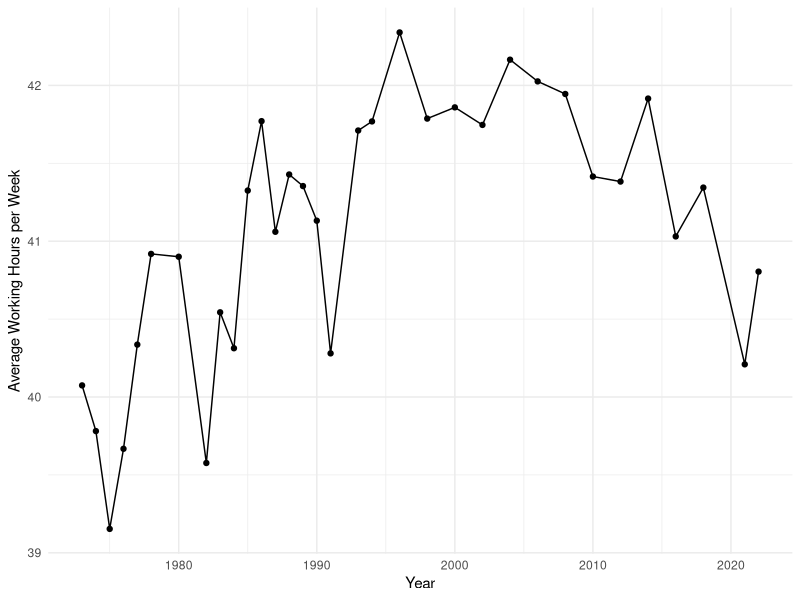
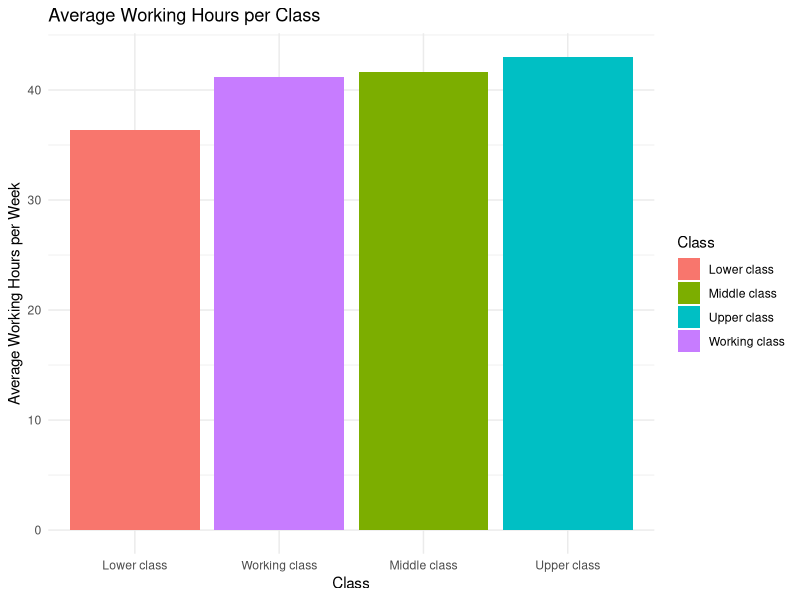
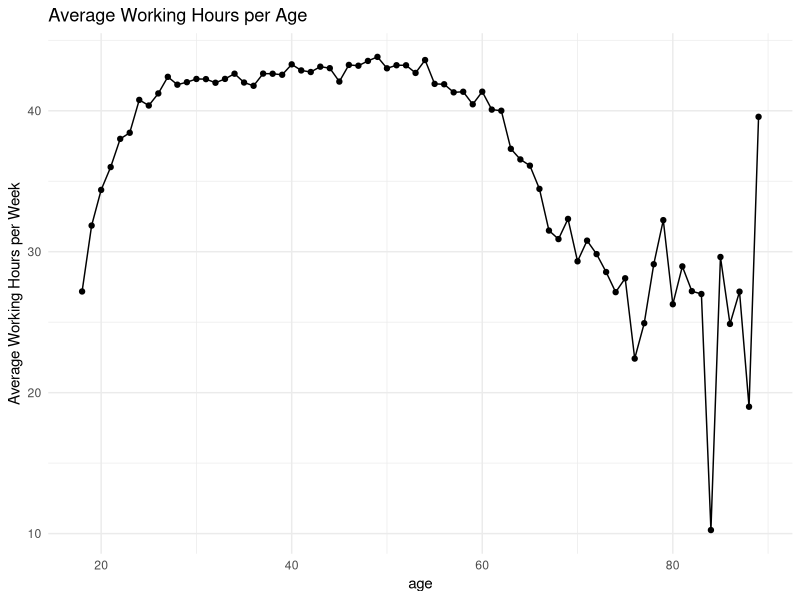
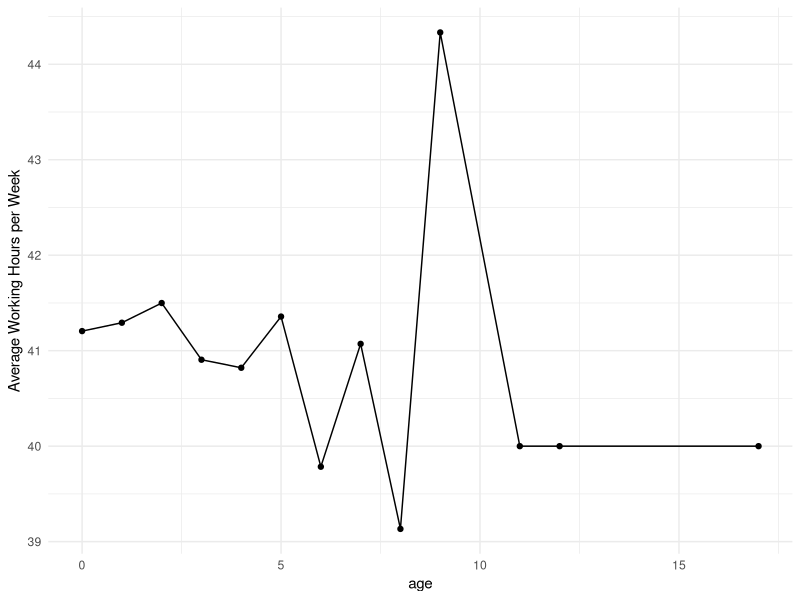
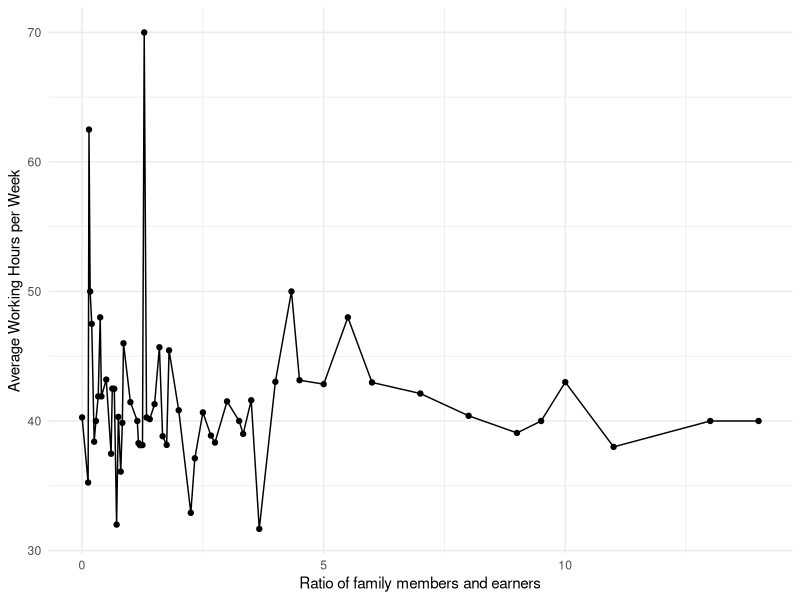
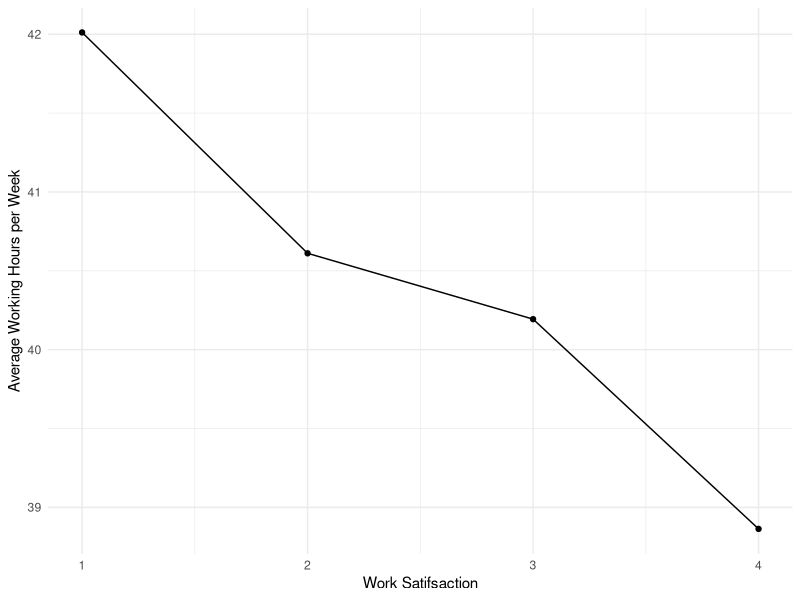
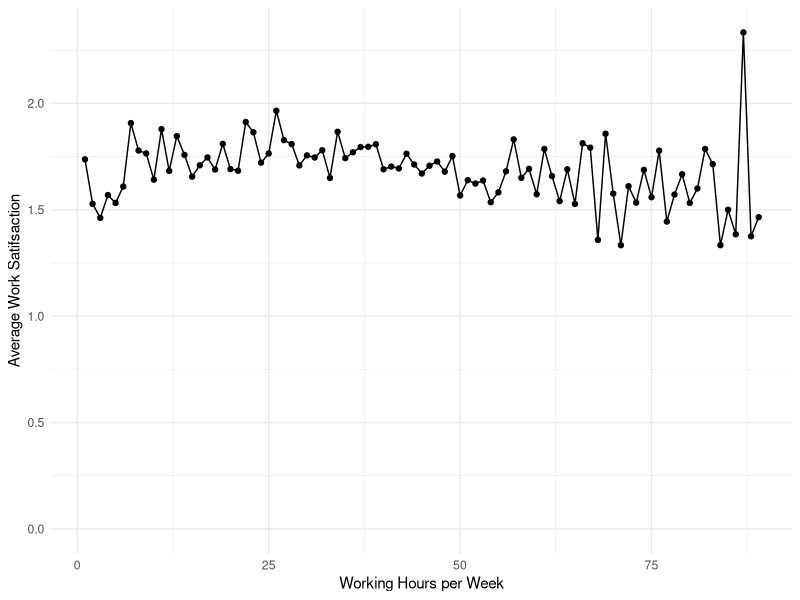
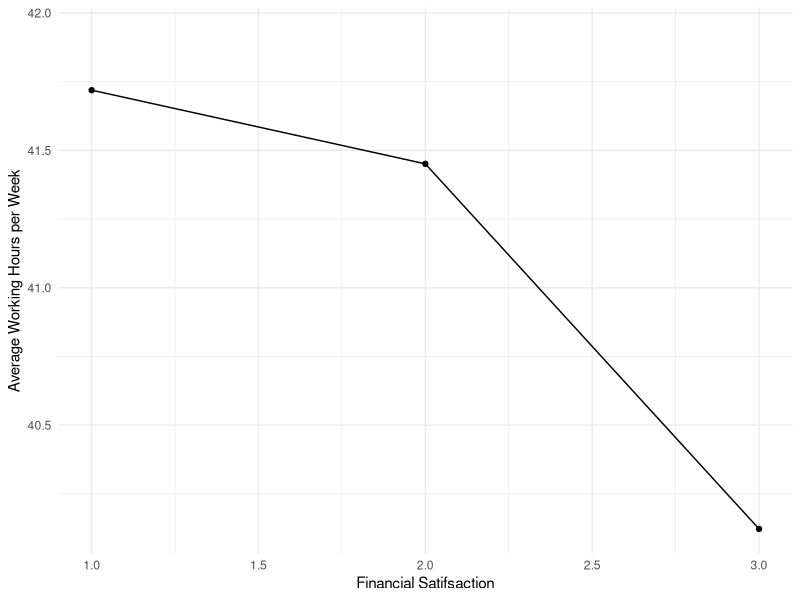

R code for these plots, in order:
## ---- chunk 1
#| include: false
#| warning: false
#| message: false

library(tidyverse)
library(here)
library(knitr)
library(kableExtra)

cleaned_data<-read_csv(file=here("data/analysis_data/analysis_data.csv"))

## ---- chunk 2
#| label: tbl-data
#| tbl-cap: "Data Retrived"
#| echo: false


data <- data.frame(
  Variable = c("Year","id","age","degree","marital","babies","preteen","teens","adults","wrkstat","earnrs","income","relig","happy","health","satjob","satfin","class","hrs","sphrs"),
  Description = c("Calendar year of the survey", "Unique identifier for each respondent", "Respondent's age", "Highest degree received by the respondent", "Respondent's marital status", "Number of babies in the household", "Number of preteen children in the household", "Number of teenage children in the household", "Number of adult members in the household", "Work status of the respondent", "Number of earners in the household", "Total family income recorded in the year", "Religious affiliation of the respondent", "Respondent's overall happiness", "Respondent's self-reported health status", "Respondent's job satisfaction", "Respondent's financial satisfaction", "Self-identified social class of the respondent", "Total hours worked by the respondent in a week", "Total hours worked by the respondent's spouse in a week"),
  Example = c("2022", "12345", "56", "Bachelor's", "Divorced", "2", "1", "0", "2", "Full-time", "1", "$50,000 to $59,999", "3", "3", "3", "3", "4", "Middle class", "40", "35")
)
kable(data)
## ---- chunk 3
#| label: fig-year
#| fig-cap: Average Working Hours per Year
#| echo: false

hrs_by_years<-
  group_by(cleaned_data, year)|>
  summarize(mean=mean(hrs))

ggplot(hrs_by_years,aes(x=year,y=mean))+
  geom_line() +
  geom_point() +
  theme_minimal() + 
  labs(x = "Year",
       y = "Average Working Hours per Week")
## ---- chunk 4
#| label: fig-class
#| fig-cap: Average Working Hours per Class
#| echo: false
#| warning: false
#| message: false

hrs_by_class <-
  cleaned_data |>
  filter(is.na(cleaned_data$class)==FALSE&cleaned_data$class!=5) |>
  group_by(class)|>
  summarize(mean=mean(hrs)) |>
  mutate(class_str=as.character(class))

hrs_by_class$class_str[hrs_by_class$class_str == '1'] <- 'Lower class'
hrs_by_class$class_str[hrs_by_class$class_str == '2'] <- 'Working class'
hrs_by_class$class_str[hrs_by_class$class_str == '3'] <- 'Middle class'
hrs_by_class$class_str[hrs_by_class$class_str == '4'] <- 'Upper class'

ggplot(hrs_by_class, aes(x = factor(class_str,level = c('Lower class','Working class','Middle class','Upper class')), y = mean, fill = class_str)) +
  geom_bar(stat = "identity", position = "dodge") +
  theme_minimal() +
  labs(title = "Average Working Hours per Class", x = "Class", y = "Average Working Hours per Week", fill ="Class")
## ---- chunk 5
#| label: fig-age
#| fig-cap: Average Working Hours per Age per Week
#| echo: false
#| warning: false
#| message: false
hrs_by_age<-
  group_by(cleaned_data, age)|>
  summarize(mean=mean(hrs))

ggplot(hrs_by_age,aes(x=age,y=mean))+
  geom_line() +
  geom_point() +
  theme_minimal() + 
  labs(title = "Average Working Hours per Age",
       x = "age",
       y = "Average Working Hours per Week")

## ---- chunk 6
#| label: fig-minors
#| fig-cap: Average Working Hours per Number of Minors
#| echo: false
#| warning: false
#| message: false
hrs_by_num_of_minors <-
  cleaned_data |>
  mutate(minors = babies + preteen + teens)|>
  group_by(minors)|>
  summarize(mean = mean(hrs))

ggplot(hrs_by_num_of_minors,aes(x=minors,y=mean))+
  geom_line() +
  geom_point() +
  theme_minimal() + 
  labs(x = "age",
       y = "Average Working Hours per Week")

## ---- chunk 7
#| label: fig-ratio
#| fig-cap: Average Working Hours per Ratio
#| echo: false
#| warning: false
#| message: false
hrs_by_ratio <-
  cleaned_data |>
  mutate(ratio = (babies + preteen + teens + adults)/earnrs) |>
  group_by(ratio) |>
  summarize(mean = mean(hrs))

ggplot(hrs_by_ratio,aes(x=ratio,y=mean))+
  geom_line() +
  geom_point() +
  theme_minimal() + 
  labs(x = "Ratio of family members and earners",
       y = "Average Working Hours per Week")
## ---- chunk 8
#| label: fig-satjob
#| fig-cap: Work Satifsaction and Average Working Hours
#| echo: false
#| warning: false
#| message: false
hrs_by_satjob<-
  group_by(cleaned_data, satjob )|>
  summarize(mean=mean(hrs))

ggplot(hrs_by_satjob,aes(x=satjob ,y=mean))+
  geom_line() +
  geom_point() +
  theme_minimal() + 
  labs(x = "Work Satifsaction",
       y = "Average Working Hours per Week")

## ---- chunk 9
#| label: fig-satjob_by_hrs
#| fig-cap: Working Hours and Average Work Satifsaction
#| echo: false
#| warning: false
#| message: false
satjob_by_hrs<-
  cleaned_data |>
  filter(is.na(cleaned_data$satjob)==FALSE)|>
  group_by(hrs )|>
  summarize(mean=mean(satjob))

ggplot(satjob_by_hrs,aes(x=hrs,y=mean))+
  geom_line() +
  geom_point() +
  theme_minimal() + 
  labs(x = "Working Hours per Week",
       y = "Average Work Satifsaction") +
  expand_limits(y=0)
## ---- chunk 10
#| label: fig-satfin
#| fig-cap: Financial Satifsaction and Average Working Hours
#| echo: false
#| warning: false
#| message: false
hrs_by_satfin<-
  group_by(cleaned_data, satfin )|>
  summarize(mean=mean(hrs))

ggplot(hrs_by_satfin,aes(x=satfin ,y=mean))+
  geom_line() +
  geom_point() +
  theme_minimal() + 
  labs(x = "Financial Satifsaction",
       y = "Average Working Hours per Week")
